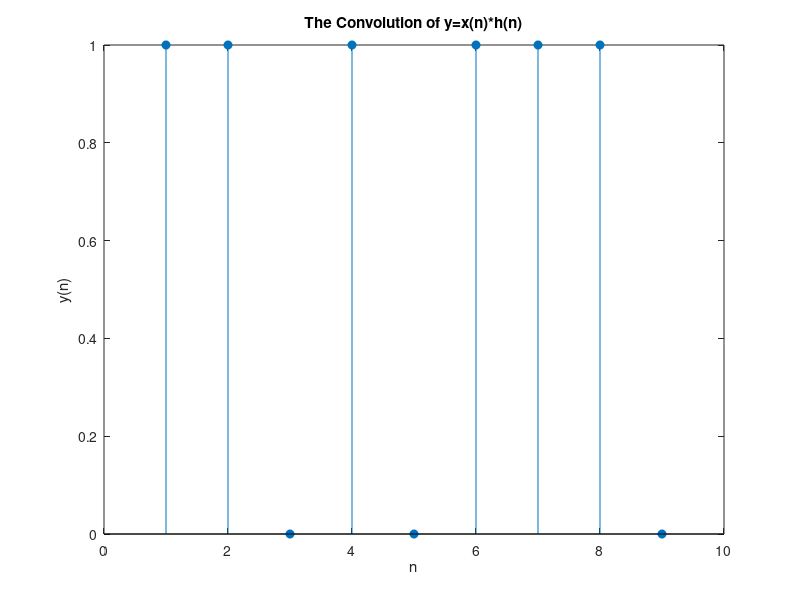

The MATLAB script that drew this image:
clc;
close all;
clear all;

x=[1 1 -1 0 1 1];
h=[1 0 1 0];
n1=[-1 0 1 2 3 4];
n2=[0 1 2 3];

N1=length(n1);
N2=length(n2);

X=[x,zeros(1,N2-1)];
H=[h,zeros(1,N1-1)];

L=N1+N2-1;
disp("The Length of the Convolution is:");
disp(L);

y=zeros(1,L);

for i=1:L
    for j=1:N1
        if (i-j+1>0) && (i-j+1<=N2)
            y(i)=y(i)+X(j)*H(i-j+1);
        end
    end
end

disp("The Convolution of y:");
disp(y);
stem(y,"filled");
xlabel("n");
ylabel("y(n)");
title("The Convolution of y=x(n)*h(n)");
